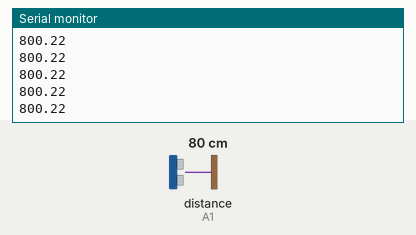
This sketch was run on a simulated Arduino Uno, built with avr-gcc and run on an emulated ATmega328P. On the bench: the last lines printed to the serial monitor. Wiring (inferred from the names in the program): ultrasonic range finder: trigger A0; echo A1. The test bench sets the inputs (shaded band); at power-on: distance to the obstacle (sensor on A1) 80 cm. The echo pulse lasts 58.3 µs per cm.

Above: at 1.2 s.
1.3 s: distance to the obstacle (sensor on A1) set to 2 cm
At 2.0 s:
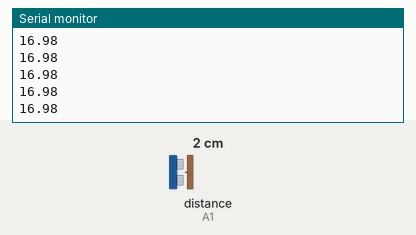
2.8 s: distance to the obstacle (sensor on A1) set to 4 cm
At 3.8 s:
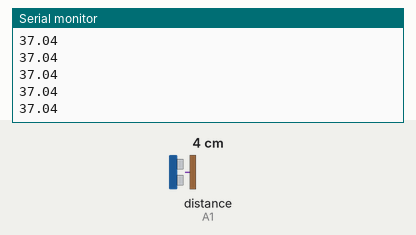
Timing chart, 0 to 5.8 s (numbered marks = the images above; inputs shaded):
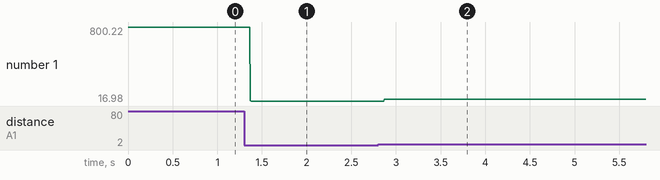

Measured:
- after the input at 1.3 s, the serial monitor: prints a new line after 0.07 s (image 1)
- after the input at 2.8 s, the serial monitor: prints a new line after 0.07 s (image 2)
- plotted number 1: 800.22 → 16.98 after the input at 1.3 s, 16.98 → 37.04 after the input at 2.8 s

The sketch:

testUltrasonic.ino
```cpp
// Set sensor pins
const int trigPin = A0;
const int echoPin = A1;

// Constants
const float offset = 0; // error compensation (mm)
const float mach1 = 343; // speed of sound in m/s

// Init vars
float pingTime; // ping time (sensor => target => sensor)
float distance; // distance to target in mm

void setup() {
	// Set pinModes
	pinMode(trigPin, OUTPUT);
	pinMode(echoPin, INPUT);

	Serial.begin(9600); // init serial readout @ 9600 baud
}

void loop() {
	// Reset trigger
	digitalWrite(trigPin, LOW);
	delayMicroseconds(2);

	// Trigger a ping
	digitalWrite(trigPin, HIGH);
	delayMicroseconds(10);
	digitalWrite(trigPin, LOW);

	// Read pingTime & calc distance
	pingTime = pulseIn(echoPin, HIGH); // read pingTime(us) => secs (1M us/sec)
	distance = pingTime*0.343/2; // compensate for error

	// Print distance(mm) over serial console
	Serial.println(distance);
}
```
